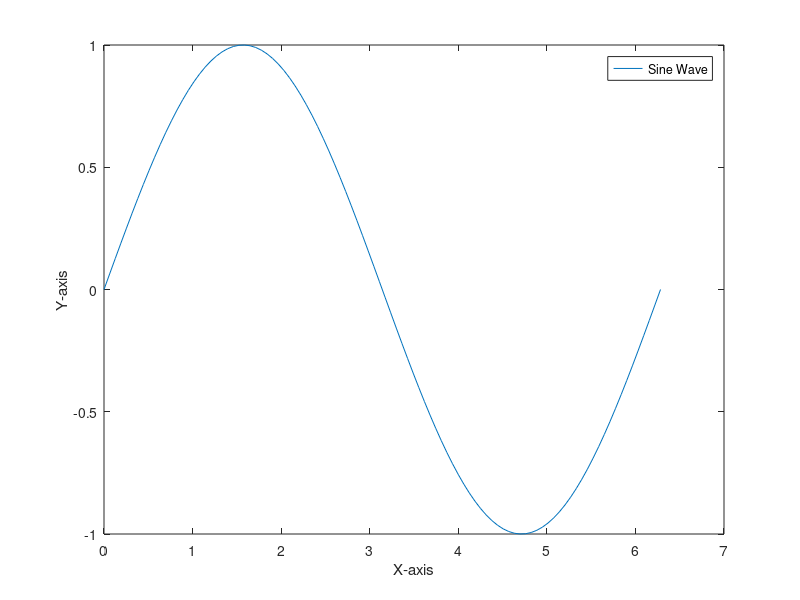

Recreate this plot in MATLAB.

%(1)Create a cell array containing various data types (numbers, text, and variables)
%Access and display specific elements within the cell array.

x=2;
cellArray={1,'Apple',[1 2 3],{'orange','bananaa'},x};
cellArray{6}='Ali';
disp(cellArray{1});
disp(cellArray{3});
disp(cellArray{4});
disp(cellArray{6});


%(2)Create a simple structure to store information about a person (name, age, city).
%Access and display the structure fields.

person = struct('Name','Fouad','Age',23,'City','Zagazig');
disp(['Name of person: ' person.Name]);
disp(['Age of person: ' num2str(person.Age)]);
disp(['City of person: ' person.City]);


%(3)Create a character array with your name.
%Concatenate your name with another character array and Display the results.

MyName='Fouad';
MyFather='Metwaly';
Concatenation=[ MyName,' ',MyFather];
disp(Concatenation);

%(4)Write an if statement that checks if a number is even or odd.
%Display a message based on the result of the if statement.

x=input('Enter your number: ');
if rem(x,2)==0
    disp('x is an even Number');
else
   disp('x is an odd Number');
end


%Create a for loop to generate a sequence of numbers (e.g., 1 to 10).
%Display the numbers within the loop.

for i=1:10
    disp(i);
end


%Generate data for a simple plot (e.g., a sine wave).
%Plot the data with proper labels and a legend.

x=linspace(0,2*pi,100);
y=sin(x);
plot(x,y);
xlabel('X-axis');
ylabel('Y-axis');
legend('Sine Wave');
